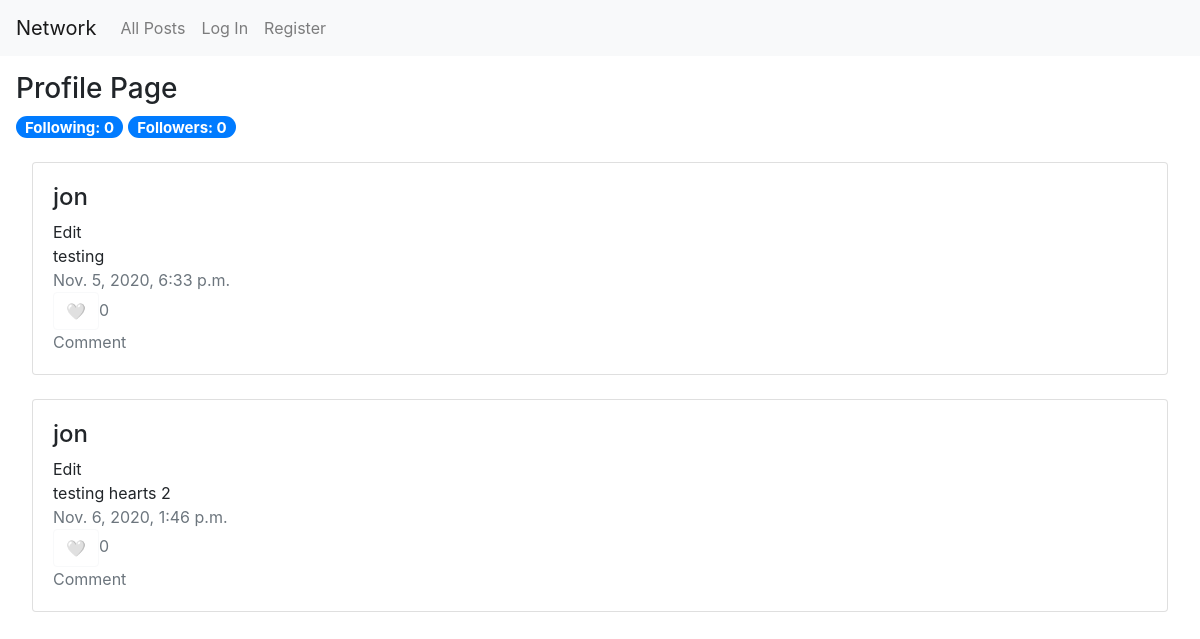
/profile/jon, run on an earlier commit of the app's database.
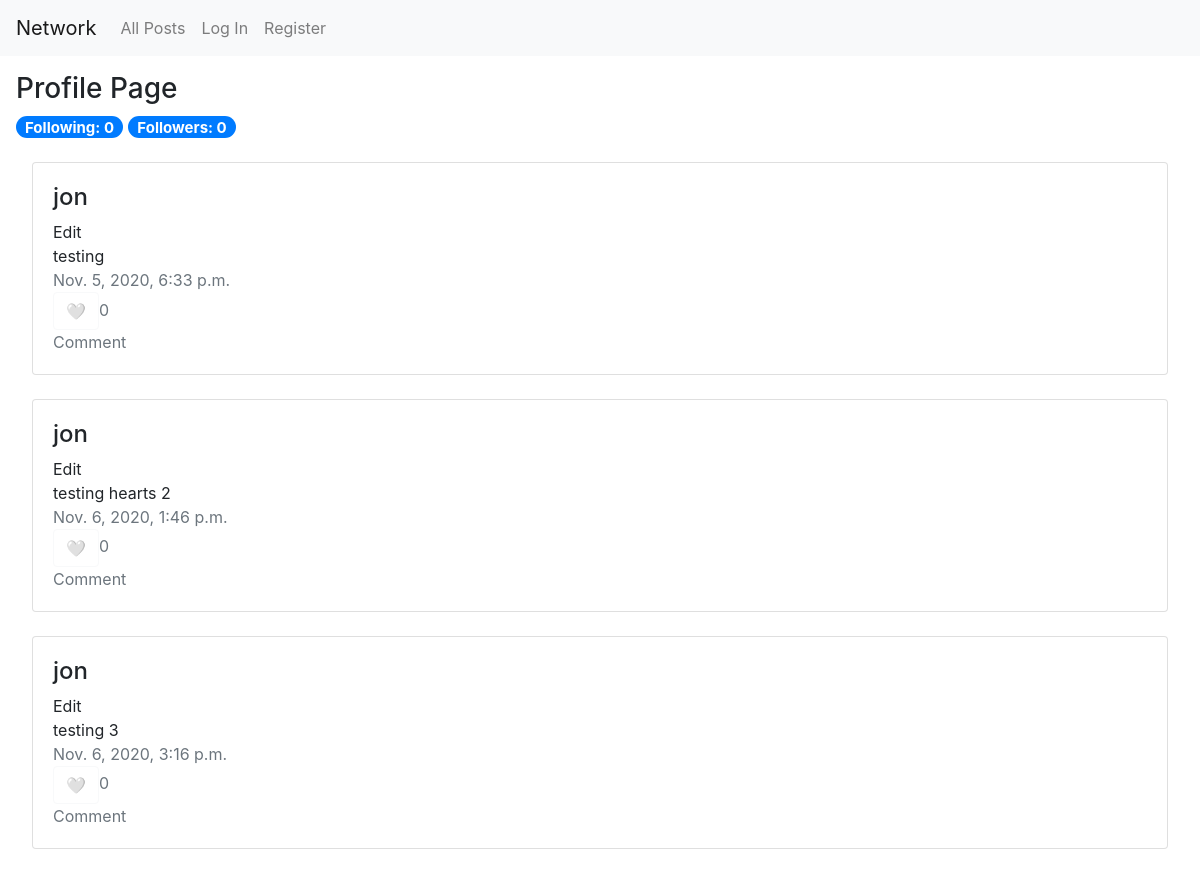
And on a later commit of the database.
### network/models.py (models this page shows)
class NewPost(models.Model):
    creator = models.CharField(max_length=64)
    text = models.TextField(verbose_name="Description")
    image = models.URLField(blank=True, verbose_name="Image URL", null=True)
    like = models.IntegerField()
    timeStamp = models.DateTimeField(auto_now_add=True,null=True)
    objects = models.Manager()

### network/views.py (the view)
# urls.py: path("profile/<str:name>", views.profile, name="profile"),
def profile(request, name):
    try:
        profile = User.objects.get(username=name)
        message = []
        if request.user.username:
            try:
                flw = Follow.objects.filter(profile=profile, following=request.user)
                f = 'yes'
                if not flw:
                    f = ''
            except:
                f = ''
        else:
            f = ''
        try:
            posts = NewPost.objects.filter(creator=profile)
            flw = Follow.objects.filter(profile=profile)
            followers = len(flw)
            flw = Follow.objects.filter(following=profile)
            following = len(flw)
        except:
            posts = "not found"
        return render(request, "network/profile.html", {
            "posts" : posts,
            "name" : name,
            "follow" : f,
            "following" : following,
            "followers" : followers
        })
    except:
        message.append(f"{name}, not found!")
        return render(request, "network/profile.html", {
            "messages" : message,
            "name" : name
        })

### network/templates/network/profile.html (shortened to what this page needs)
{% extends "network/layout.html" %}
{% block body %}
    <h3>Profile Page</h3>
    <h5><span class="badge badge-pill badge-primary">Following:  {{following}}</span>
    <span class="badge badge-pill badge-primary">Followers:  {{followers}}</span></span></h4>
    {% if posts %}
    <div class="card-column" style="padding: 1em;">
        {% for post in posts %}
            <div class="card">
                <div class="card-body">
                <ul class="list-group list-group-horizontal" style="list-style-type: none;">
                    <li>
                        <a href="{% url 'profile' post.creator %}" style="color:inherit"><h4>{{ post.creator }}</h4></a>
                        Edit<br>
                        {{ post.text }}<br>
                        <a class="text-muted">{{ post.timeStamp }}<br>
                        <button class="btn btn-outline-light" id="like-{{post.id}}">🤍</button>{{ post.like }}<br>
                        Comment</a>
                    </li>
                </ul>
                </div>
            </div>
            <br>
        {% endfor %}
    </div>
    {% endif %}
{% endblock %}

### network/templates/network/layout.html (shortened to what this page needs)
{% load static %}
<!DOCTYPE html>
<html lang="en">
    <head>
        <link rel="stylesheet" href="https://stackpath.bootstrapcdn.com/bootstrap/4.4.1/css/bootstrap.min.css">
        <link href="{% static 'network/styles.css' %}" rel="stylesheet">
    </head>
    <body>
        <nav class="navbar navbar-expand-lg navbar-light bg-light">
            <a class="navbar-brand" href="{% url 'index' %}">Network</a>
            <div>
              <ul class="navbar-nav mr-auto">
                <li class="nav-item">
                  <a class="nav-link" href="{% url 'index' %}">All Posts</a>
                </li>
                {% if user.is_authenticated %}
                    <li class="nav-item">
                        <a class="nav-link" href="{% url 'following' %}">Following</a>
                    </li>
                    <li class="nav-item">
                        <a class="nav-link" href="{% url 'logout' %}">Log Out</a>
                    </li>
                {% else %}
                    <li class="nav-item">
                        <a class="nav-link" href="{% url 'login' %}">Log In</a>
                    </li>
                    <li class="nav-item">
                        <a class="nav-link" href="{% url 'register' %}">Register</a>
                    </li>
                {% endif %}
              </ul>
            </div>
          </nav>
        <div class="body">
            <div style="padding: 1em;">
            {% block body %}
            {% endblock %}
            </div>
        </div>
    </body>
</html>

What changed in the data, as far as the page shows it:
added NewPost: creator "jon", text "testing 3", timeStamp "Nov. 6, 2020, 3:16 p.m.", like "0"
